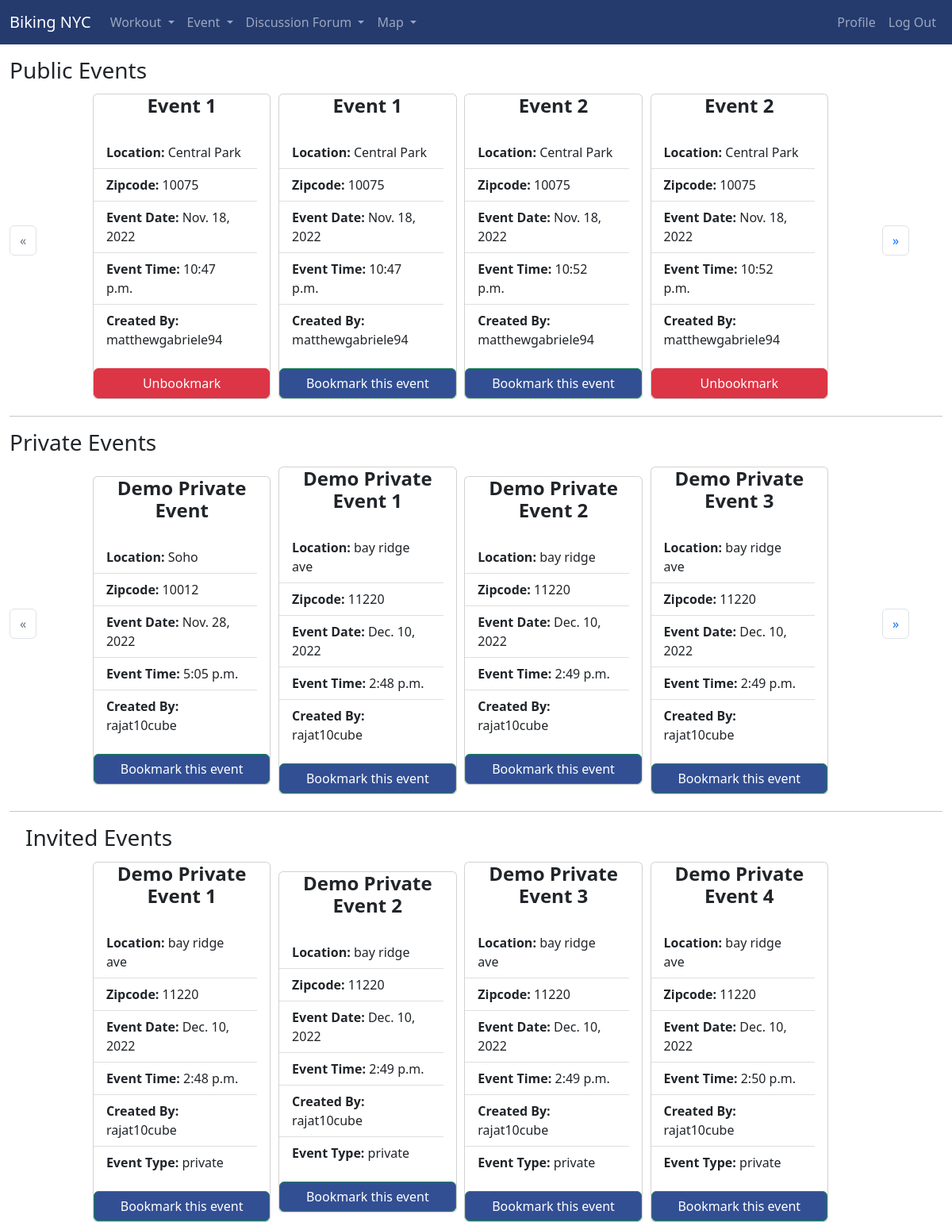
Page /browse_events (signed in) on the committed database.
### bikingapp/models.py (models this page shows, shortened)
class Event(models.Model):
    title = models.CharField(max_length=50)
    location = models.CharField(max_length=200)
    borough = models.CharField(
        max_length=20,
        choices=[
            ("manhattan", "Manhattan"),
            ("queens", "Queens"),
            ("bronx", "Bronx"),
            ("staten island", "Staten Island"),
            ("brooklyn", "Brooklyn"),
        ],
        default="Manhattan",
    )
    date = models.DateField(default=timezone.now)
    time = models.TimeField(default=timezone.now)
    date_created = models.DateTimeField(default=timezone.now)
    event_type = models.CharField(
        max_length=200,
        choices=[("public", "Public"), ("private", "Private")],
        default="Public",
    )
    description = models.CharField(max_length=500, null=True)
    created_by = models.CharField(max_length=100, default="user")
    zipcode = models.CharField(max_length=5, null=True)
    state = models.CharField(max_length=10, default="New York")

class EventFriendMgmt(models.Model):
    event = models.ForeignKey(Event, on_delete=models.SET_NULL, null=True, blank=True)
    friend = models.ForeignKey(
        CustomUser,
        related_name="friends2",
        on_delete=models.SET_NULL,
        null=True,
        blank=True,
    )

### bikingapp/views.py (the view)
# urls.py: path("browse_events", views.browse_events),
def browse_events(request):
    obj_public = models.Event.objects.order_by("id").filter(event_type="public")
    public_event_page = request.GET.get("public_event_page", 1)
    private_event_page = request.GET.get("private_event_page", 1)
    invited_event_page = request.GET.get("invited_event_page", 1)
    paginator = Paginator(obj_public, 4)
    try:
        obj_public = paginator.page(public_event_page)
    except PageNotAnInteger:
        obj_public = paginator.page(1)
    except EmptyPage:
        obj_public = paginator.page(paginator.num_pages)
    if request.user.is_anonymous:
        obj_invited = None
        obj_private = None
    else:
        obj_private = models.Event.objects.order_by("id").filter(
            event_type="private", created_by=request.user.username
        )
        obj_invited = models.EventFriendMgmt.objects.order_by("id").filter(
            friend=request.user
        )
        if obj_private:
            paginator1 = Paginator(obj_private, 4)
            try:
                obj_private = paginator1.page(private_event_page)
            except PageNotAnInteger:
                obj_private = paginator1.page(1)
            except EmptyPage:
                obj_private = paginator1.page(paginator1.num_pages)
        if obj_invited:
            paginator2 = Paginator(obj_invited, 4)
            try:
                obj_invited = paginator2.page(invited_event_page)
            except PageNotAnInteger:
                obj_invited = paginator2.page(1)
            except EmptyPage:
                obj_invited = paginator2.page(paginator2.num_pages)
    if request.user.is_anonymous:
        context = {"obj2": obj_public}
    else:
        bookmarked_events = models.BookmarkEvent.objects.filter(
            user=request.user
        ).values_list("event", flat=True)
        context = {
            "obj1": obj_private,
            "obj2": obj_public,
            "obj3": obj_invited,
            "bookmarked_events": bookmarked_events,
        }
    return render(request, "event/browse_events.html", context)

### bikingapp/models.py (called while the page is built)
    def __str__(self):
        return self.username

### bikingapp/templates/event/browse_events.html (shortened to what this page needs)
{% extends 'base.html' %}
{% block content %}
<div class="container-fluid" style="margin-top: 2vh;">
    <h3>Public Events</h3>
    <div class="row align-items-center">
        <div class="col-1">
            {% if obj2.has_other_pages %}
            <div>
                <ul class="pagination">
                    {% if obj2.has_previous %}
                    <li class="page-item"><a class="page-link"
                            href="?public_event_page={{ obj2.previous_page_number }}">&laquo;</a>
                    </li>
                    {% else %}
                    <li class="page-item disabled"><span class="page-link">&laquo;</span></li>
                    {% endif %}
                </ul>
            </div>
            {% endif %}
        </div>
        <div class="col-10">
            <div class="d-flex flex-wrap align-items-center space-between">
                {% for obj in obj2 %}
                <div class="card card-new" style="margin: 0.5%; max-width: 23%;min-width: 23%;">
                    <h4 class="card-title" style="text-align: center; text-transform: capitalize;">
                        <b>{{obj.title}}</b>
                    </h4>
                    <a href="/browse_events/{{obj.id}}" style="text-decoration: none; color: black;">
                        <ul class="card-body list-group list-group-flush">
                            <li class="list-group-item"><b>Location:</b> {{obj.location}}</li>
                            <li class="list-group-item"><b>Zipcode:</b> {{obj.zipcode}}</li>
                            <li class="list-group-item"><b>Event Date:</b> {{obj.date}}</li>
                            <li class="list-group-item"><b>Event Time:</b> {{obj.time}}</li>
                            <li class="list-group-item"><b>Created By:</b> {{obj.created_by}}</li>
                        </ul>
                    </a>
                    {% if bookmarked_events is not None %}
                    {% if obj.id not in bookmarked_events %}
                    <button data-event="{{obj.id}}" data-action="bookmark"
                        class="btn btn-success add-btn event-bookmark" style="background-color:#324f94;">Bookmark this
                        event</button>
                    {% else%}
                    <button data-event="{{obj.id}}" data-action="unbookmark"
                        class="btn btn-danger add-btn event-bookmark">Unbookmark</button>
                    {% endif %}
                    {% else %}
                    <a href="/login" class="btn btn-secondary">Login to Bookmark this event</a>
                    {% endif %}
                </div>
                {% endfor %}
            </div>
        </div>
        <div class="col-1">
            {% if obj2.has_other_pages %}
            <ul class="pagination">
                {% if obj2.has_next %}
                <li class="page-item"><a class="page-link"
                        href="?public_event_page={{ obj2.next_page_number }}">&raquo;</a>
                </li>
                {% else %}
                <li class="page-item disabled"><span class="page-link">&raquo;</span></li>
                {% endif %}
            </ul>
            {% endif %}
        </div>
    </div>
    <hr>
    {% if obj1 %}
    <h3>Private Events</h3>
    <div class="row align-items-center">
        <div class="col-1">
            {% if obj1.has_other_pages %}
            <div>
                <ul class="pagination">
                    {% if obj1.has_previous %}
                    <li class="page-item"><a class="page-link"
                            href="?private_event_page={{ obj1.previous_page_number }}">&laquo;</a>
                    </li>
                    {% else %}
                    <li class="page-item disabled"><span class="page-link">&laquo;</span></li>
                    {% endif %}
                </ul>
            </div>
            {% endif %}
        </div>
        <div class="col-10">
            <div class=" d-flex flex-wrap align-items-center space-between">
                {% for obj in obj1 %}
                <div class="card card-new" style="margin: 0.5%; max-width: 23%;min-width: 23%;">
                    <h4 class="card-title" style="text-align: center; text-transform: capitalize;">
                        <b>{{obj.title}}</b>
                    </h4>
                    <a href="/browse_events/{{obj.id}}" style="text-decoration: none; color: black;">
                        <ul class="card-body list-group list-group-flush">
                            <li class="list-group-item"><b>Location:</b> {{obj.location}}</li>
                            <li class="list-group-item"><b>Zipcode:</b> {{obj.zipcode}}</li>
                            <li class="list-group-item"><b>Event Date:</b> {{obj.date}}</li>
                            <li class="list-group-item"><b>Event Time:</b> {{obj.time}}</li>
                            <li class="list-group-item"><b>Created By:</b> {{obj.created_by}}</li>
                        </ul>
                    </a>
                    {% if obj.id not in bookmarked_events %}
                    <button data-event="{{obj.id}}" data-action="bookmark"
                        class="btn btn-success add-btn event-bookmark" style="background-color:#324f94;">Bookmark this
                        event</button>
                    {% else%}
                    <button data-event="{{obj.id}}" data-action="unbookmark"
                        class="btn btn-danger add-btn event-bookmark">Unbookmark</button>
                    {% endif %}
                </div>
                {% endfor %}
            </div>
        </div>
        <div class="col-1">
            {% if obj1.has_other_pages %}
            <ul class="pagination">
                {% if obj1.has_next %}
                <li class="page-item"><a class="page-link"
                        href="?private_event_page={{ obj1.next_page_number }}">&raquo;</a>
                </li>
                {% else %}
                <li class="page-item disabled"><span class="page-link">&raquo;</span></li>
                {% endif %}
            </ul>
            {% endif %}
        </div>
    </div>
    {% endif %}
    <hr>
    {% if obj3 %}
    <h3 style="margin-left: 20px;">Invited Events</h3>
    <div class="row align-items-center">
        <div class="col-10">
            <div class=" d-flex flex-wrap align-items-center space-between">
                {% for obj in obj3 %}
                <div class="card card-new" style="margin: 0.5%; max-width: 23%;min-width: 23%;">
                    <h4 class="card-title" style="text-align: center; text-transform: capitalize;">
                        <b>{{obj.event.title}}</b>
                    </h4>
                    <a href="/browse_events/{{obj.event.id}}" style="text-decoration: none; color: black;">
                        <ul class="card-body list-group list-group-flush">
                            <li class="list-group-item"><b>Location:</b> {{obj.event.location}}</li>
                            <li class="list-group-item"><b>Zipcode:</b> {{obj.event.zipcode}}</li>
                            <li class="list-group-item"><b>Event Date:</b> {{obj.event.date}}</li>
                            <li class="list-group-item"><b>Event Time:</b> {{obj.event.time}}</li>
                            <li class="list-group-item"><b>Created By:</b> {{obj.event.created_by}}</li>
                            <li class="list-group-item"><b>Event Type:</b> {{obj.event.event_type}}</li>
                        </ul>
                    </a>
                    {% if obj.event.id not in bookmarked_events %}
                    <button data-event="{{obj.event.id}}" data-action="bookmark"
                        class="btn btn-success add-btn event-bookmark" style="background-color:#324f94;">Bookmark this
                        event</button>
                    {% else%}
                    <button data-event="{{obj.event.id}}" data-action="unbookmark"
                        class="btn btn-danger add-btn event-bookmark">Unbookmark</button>
                    {% endif %}
                </div>
                {% endfor %}
            </div>
        </div>
    </div>
</div>
{% endif %}
{% endblock content %}

### bikingapp/templates/base.html (style rules this page uses)
a { text-decoration: none; }

### rows in the picture
Event: title "Event 1", location "Central Park", zipcode "10075", date "Nov. 18, 2022", time "10:47 p.m.", created_by "matthewgabriele94"
Event: title "Event 1", location "Central Park", zipcode "10075", date "Nov. 18, 2022", time "10:47 p.m.", created_by "matthewgabriele94"
Event: title "Event 2", location "Central Park", zipcode "10075", date "Nov. 18, 2022", time "10:52 p.m.", created_by "matthewgabriele94"
Event: title "Event 2", location "Central Park", zipcode "10075", date "Nov. 18, 2022", time "10:52 p.m.", created_by "matthewgabriele94"
Event: title "Demo Private Event", location "Soho", zipcode "10012", date "Nov. 28, 2022", time "5:05 p.m.", created_by "rajat10cube"
Event: title "Demo Private Event 1", location "bay ridge ave", zipcode "11220", date "Dec. 10, 2022", time "2:48 p.m.", created_by "rajat10cube"
Event: title "Demo Private Event 2", location "bay ridge", zipcode "11220", date "Dec. 10, 2022", time "2:49 p.m.", created_by "rajat10cube"
Event: title "Demo Private Event 3", location "bay ridge ave", zipcode "11220", date "Dec. 10, 2022", time "2:49 p.m.", created_by "rajat10cube"
EventFriendMgmt: event "Demo Private Event 1", event.location "bay ridge ave", event.zipcode "11220", event "Dec. 10, 2022", event.time "2:48 p.m.", event.created_by "rajat10cube", event.event_type "private"
EventFriendMgmt: event "Demo Private Event 2", event.location "bay ridge", event.zipcode "11220", event "Dec. 10, 2022", event.time "2:49 p.m.", event.created_by "rajat10cube", event.event_type "private"
EventFriendMgmt: event "Demo Private Event 3", event.location "bay ridge ave", event.zipcode "11220", event "Dec. 10, 2022", event.time "2:49 p.m.", event.created_by "rajat10cube", event.event_type "private"
EventFriendMgmt: event "Demo Private Event 4", event.location "bay ridge ave", event.zipcode "11220", event "Dec. 10, 2022", event.time "2:50 p.m.", event.created_by "rajat10cube", event.event_type "private"
